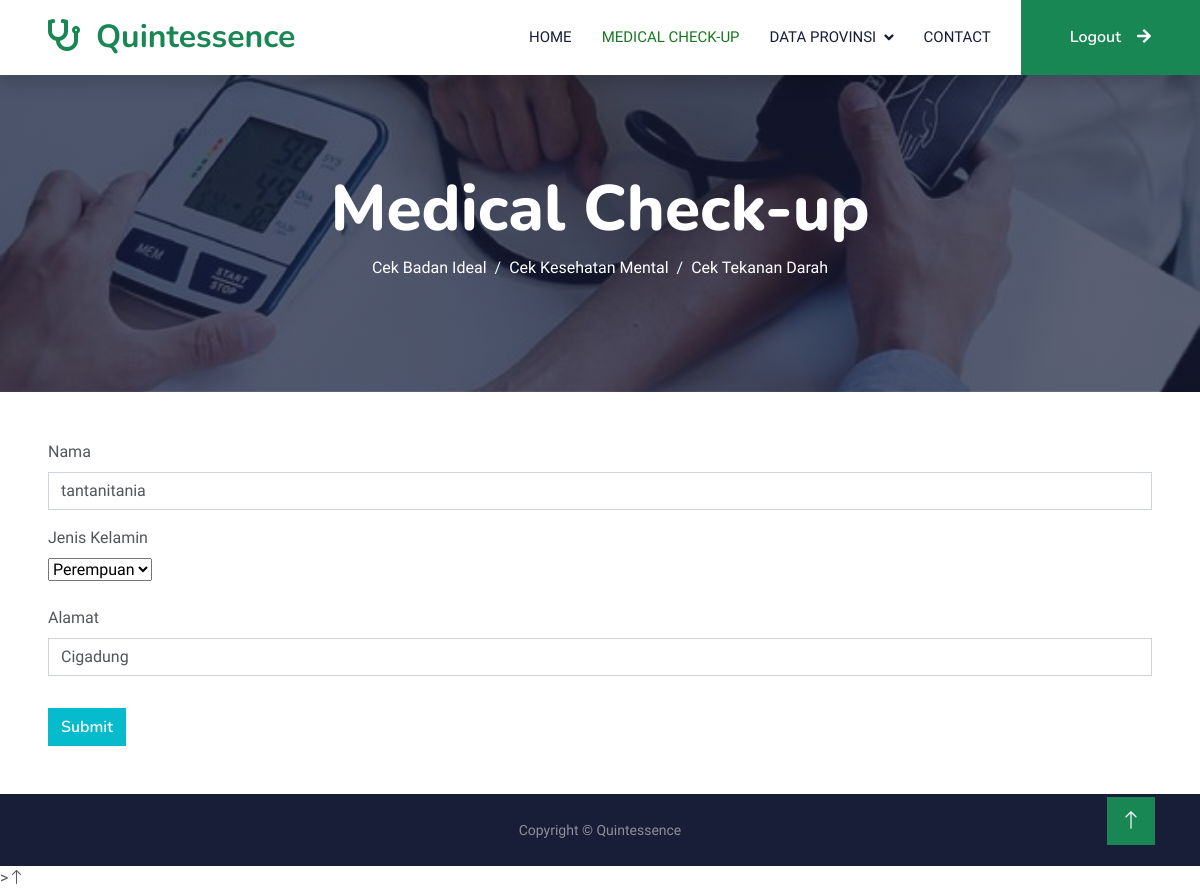
Screenshot of /editBiodata.php (signed in) with the database file from the repository.
### tables this page shows
CREATE TABLE `t_datadiri` (
  `id_biodata` int(11) NOT NULL AUTO_INCREMENT,
  `nama_lengkap` varchar(150) NOT NULL,
  `tanggal_lahir` date NOT NULL,
  `jenis_kelamin` varchar(10) NOT NULL,
  `alamat` varchar(500) NOT NULL,
  `usia` int(11) NOT NULL,
  `id_user` int(11) NOT NULL,
  PRIMARY KEY (`id_biodata`),
  KEY `fk_data_user` (`id_user`),
  CONSTRAINT `fk_data_user` FOREIGN KEY (`id_user`) REFERENCES `t_user` (`id_user`) ON DELETE CASCADE ON UPDATE NO ACTION
);

### function.php (called while the page is built, shortened)
<?php
include("koneksi.php");
function readBiodata($id)
{
    global $conn;
    $query = "SELECT * FROM t_datadiri WHERE t_datadiri.id_user = $id";
    $eksekusi = mysqli_query($conn, $query);
    return $eksekusi;
}

### editBiodata.php (the view, shortened to what this page needs)
<?php
$id = $_SESSION['id'];
include_once 'function.php';
$readBiodata = readBiodata($id);
$biodata = mysqli_fetch_array($readBiodata);
?>
<!DOCTYPE html>
<html lang="en">
<head>
    <link href="https://cdnjs.cloudflare.com/ajax/libs/font-awesome/5.10.0/css/all.min.css" rel="stylesheet" />
    <link href="https://cdn.jsdelivr.net/npm/bootstrap-icons@1.4.1/font/bootstrap-icons.css" rel="stylesheet" />
    <link href="lib/animate/animate.min.css" rel="stylesheet" />
    <link href="lib/owlcarousel/assets/owl.carousel.min.css" rel="stylesheet" />
    <link href="css/bootstrap.min.css" rel="stylesheet" />
    <link href="css/style.css" rel="stylesheet" />
</head>
<body>
    <nav class="navbar navbar-expand-lg bg-white navbar-light shadow sticky-top p-0" id="home">
        <a href="index.html" class="navbar-brand d-flex align-items-center px-4 px-lg-5">
            <h2 class="m-0 text-success"><i class="fa fa-stethoscope me-3"></i>Quintessence</h2>
        </a>
        <div class="collapse navbar-collapse" id="navbarCollapse">
            <div class="navbar-nav ms-auto p-4 p-lg-0">
                <a href="index.html" class="nav-item nav-link">Home</a>
                <a href="login.php" class="nav-item nav-link active">Medical Check-up</a>
                <div class="nav-item dropdown">
                    <a href="#" class="nav-link dropdown-toggle" data-bs-toggle="dropdown">Data Provinsi</a>
                </div>
                <a href="contact.html" class="nav-item nav-link">Contact</a>
            </div>
            <a href="logout.php" class="btn btn-success py-4 px-lg-5 d-none d-lg-block">Logout<i class="fa fa-arrow-right ms-3"></i></a>
        </div>
    </nav>
    <div class="container-fluid bg-primary py-5 mb-5 page-header-courses">
        <div class="container py-5">
            <div class="row justify-content-center">
                <div class="col-lg-10 text-center">
                    <a href="courses.php">
                        <h1 class="display-3 text-white animated slideInDown">
                            Medical Check-up
                        </h1>
                    </a>
                    <nav aria-label="breadcrumb">
                        <ol class="breadcrumb justify-content-center">
                            <li class="breadcrumb-item">
                                <a class="text-white" href="cek_badan_ideal.php">Cek Badan Ideal</a>
                            </li>
                            <li class="breadcrumb-item">
                                <a class="text-white" href="cek_kesehatan_mental.php">Cek Kesehatan Mental</a>
                            </li>
                            <li class="breadcrumb-item">
                                <a class="text-white" href="cek_tekanan_darah.php">Cek Tekanan Darah</a>
                            </li>
                        </ol>
                    </nav>
                </div>
            </div>
        </div>
    </div>
    <form action="" method="post">
        <div class="m-lg-5">
            <div class="mb-3">
                <label for="Nama" class="form-label">Nama</label>
                <input class="form-control" type="text" id="Nama" placeholder="Masukan Nama Lengkap" name="nama" value="<?= $biodata['nama_lengkap'] ?>" required/>
            </div>
            <label for="" class="col-md-6 mb-2"> Jenis Kelamin</label><br>
            <select class="select" name="j_kelamin">
                <option value="P" <?php echo ($biodata['jenis_kelamin'] == "P") ? 'selected' : ''; ?> disabled>Perempuan</option>
            </select>
            <br>
            <br>
            <div class="mb-3">
                <label for="T-badan" class="form-label">Alamat</label>
                <input class="form-control" type="text" id="alamat" placeholder="Contoh: 180" name="alamat" value="<?= $biodata['alamat'] ?>" required/>
            </div>
            <button type="submit" class="btn btn-primary mt-3" name="submit">Submit</button>
        </div>
    </form>
    <footer id="sticky-footer" class="flex-shrink-0 py-4 bg-dark text-white-50">
        <div class="container text-center">
            <small>Copyright &copy; Quintessence</small>
        </div>
    </footer>
    <a href="#" class="btn btn-lg btn-success btn-lg-square back-to-top"><i class="bi bi-arrow-up"></i></a>
    ><i class="bi bi-arrow-up"></i></a>
</body>
</html>

### css/style.css (style rules this page uses)
:root { --primary: #197822; --light: #F0FBFC; --dark: #181d38; }
.back-to-top { position: fixed; display: none; right: 45px; bottom: 45px; z-index: 99; }
.btn { font-family: 'Nunito', sans-serif; font-weight: 600; transition: .5s; }
.btn.btn-primary, .btn.btn-secondary { color: #FFFFFF; }
.btn-lg-square { width: 48px; height: 48px; }
.btn-square, .btn-sm-square, .btn-lg-square { padding: 0; display: flex; align-items: center; justify-content: center; font-weight: normal; border-radius: 0px; }
.navbar .dropdown-toggle::after { border: none; content: "\f107"; font-family: "Font Awesome 5 Free"; font-weight: 900; vertical-align: middle; margin-left: 8px; }
.navbar-light .navbar-nav .nav-link { margin-right: 30px; padding: 25px 0; color: #FFFFFF; font-size: 15px; text-transform: uppercase; outline: none; }
.navbar-light .navbar-nav .nav-link:hover, .navbar-light .navbar-nav .nav-link.active { color: var(--primary); }
.navbar-light .navbar-brand, .navbar-light a.btn { height: 75px; }
.navbar-light .navbar-nav .nav-link { color: var(--dark); font-weight: 500; }
.navbar-light.sticky-top { top: -100px; transition: .5s; }
.page-header-courses { background: linear-gradient(rgba(24, 29, 56, .7), rgba(24, 29, 56, .7)), url(../img/darah.jpeg); background-position: center center; background-repeat: no-repeat; background-size: cover; }
.breadcrumb-item + .breadcrumb-item::before { color: var(--light); }
footer { width: 100%; display: flex; background-color: #181d38; margin: 0px; padding: 0px; }

### rows the page displays
t_datadiri: nama "tantanitania", j_kelamin "Perempuan", alamat "Cigadung"
